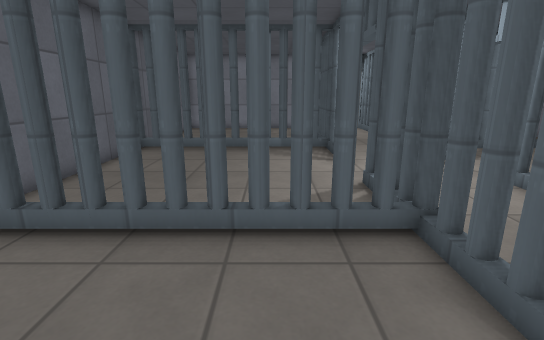
View 1 (above)

17 first-person views from a walk through a level from a Godot 3-D game. The camera is 1.3 m above the floor, tilts 14° down and sees 85° across. The floor is counted in squares, 0.5 m on a side. Each view is taken from the middle of a square. On the plan, view 1 faces up. The plan holds only what a view shows up to about 19 squares ahead; the rest is blank. Characters and animated objects are left out. Surface patterns are stand-ins for the level's own textures.

View 2
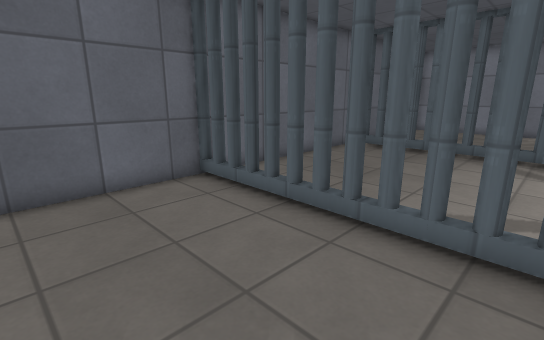

View 3
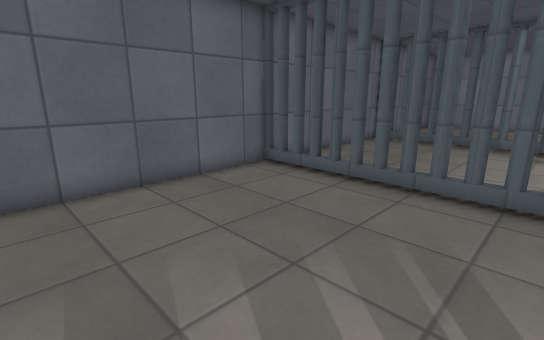

View 4
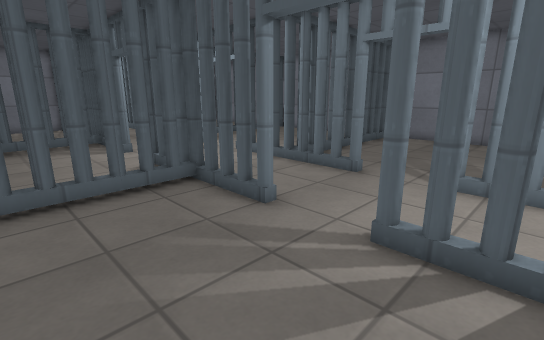

View 5
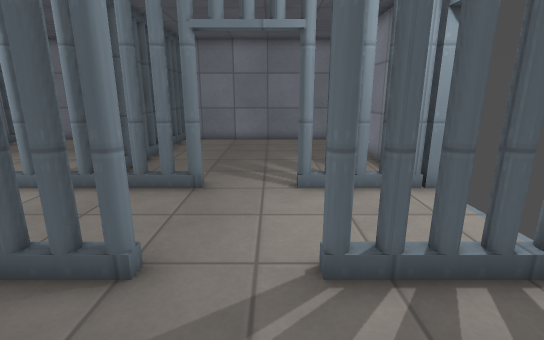

View 6
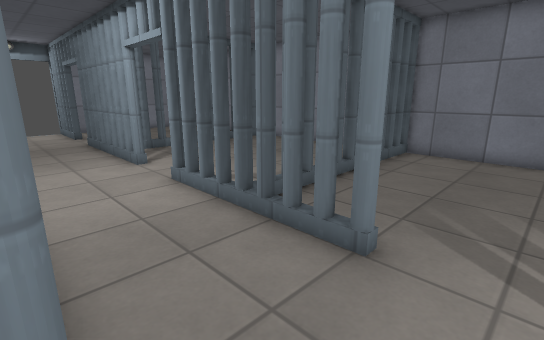

View 7
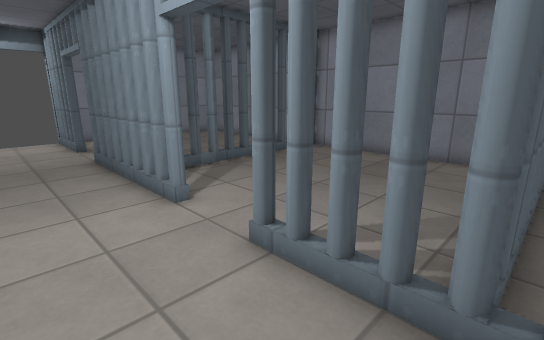

View 8
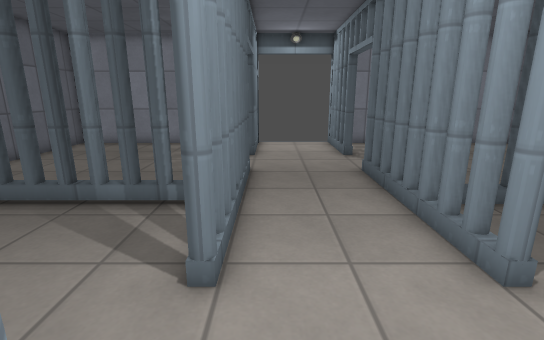

View 9
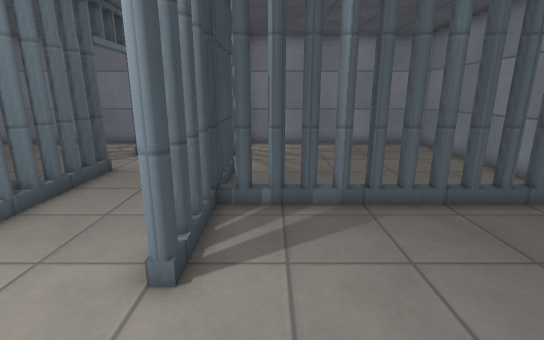

View 10
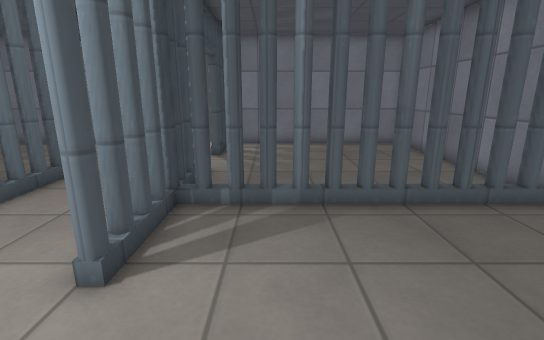

View 11
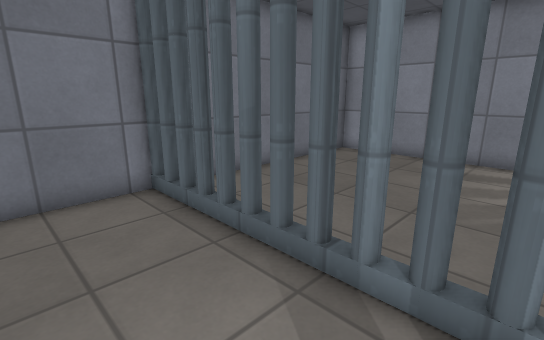

View 12
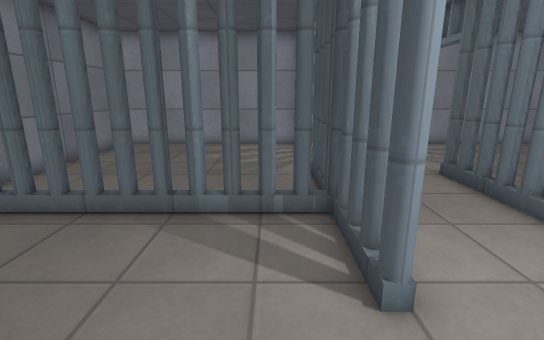

View 13
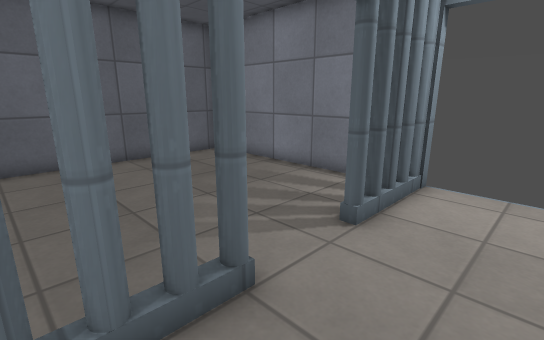

View 14
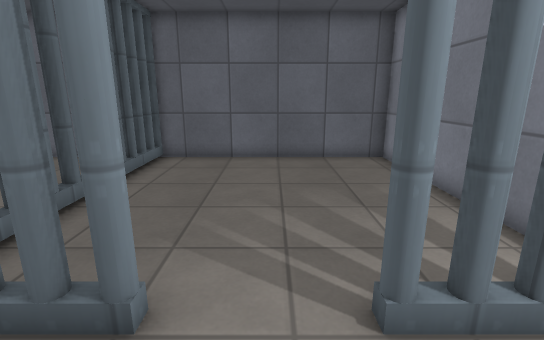

View 15
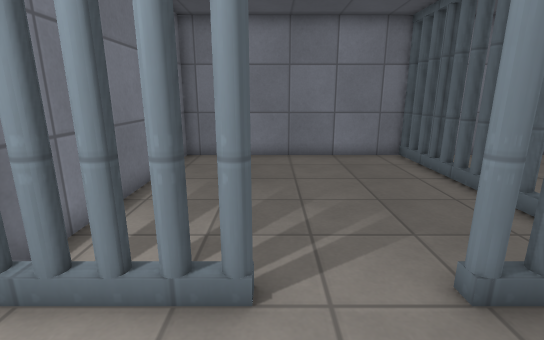

View 16
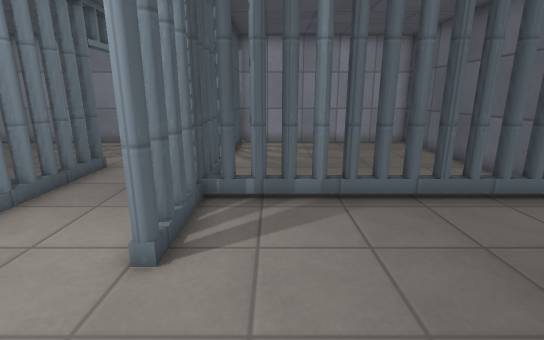

View 17
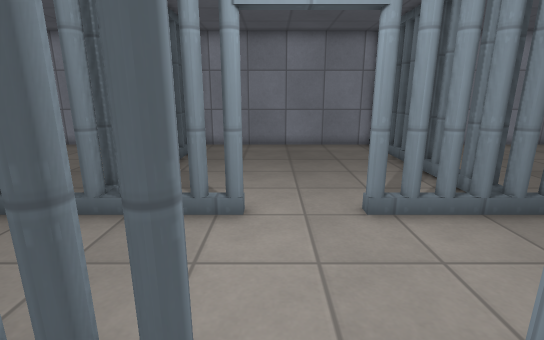

### Floor plan
Points are (right, up) in squares from view 1. A wall is a line through its corners. A room is listed if a view was taken in it or the views show most of it. See-through windows are left out.
Room 1 (views 1, 2, 3, 4, 5)
walls: (-6.7, 5.3) (-6.7, -4.5) (2.9, -4.5)
low walls: (2.8, 2.5) (2.8, 6.5); (3.3, 5.3) (-6.7, 5.3); (2.8, -4) (2.8, -0.7)
ways out: opening at (3, 1) to room 2
Room 2 (views 6, 7, 8, 13, 14, 15)
walls: (7.3, 21.3) (7.3, 25.3); (7.3, -4.9) (7.3, -4); (3.2, 25.4) (3.2, 23.5)
low walls: (7.7, 11.6) (7.3, 11.6) (7.3, 15.4); (3.2, 6.1) (3.2, 3.6); (7.3, 15.5) (7.3, 16.4); (3.2, 3.5) (3.2, 2.5); (7.3, 16.5) (7.3, 18.4) (7.8, 18.4); (7.3, 2) (7.3, 8.8) (7.7, 8.8); (2.8, 18.4) (3.2, 18.4) (3.2, 11.6) (2.8, 11.6); (7.3, -1.9) (7.3, -0.7); (7.3, -3.1) (7.3, -2.4); (3.2, 23.4) (3.2, 21.5)
ways out: opening at (3, 1) to room 1; opening at (7.5, 10.5) to room 3; opening at (3, 10) to room 4; opening at (3, 20) to room 5; opening at (7.5, 19.5) to room 6; opening at (7.5, 0.5) to room 7
Room 3 (views 9, 10, 11, 12)
walls: (17.3, 5.6) (17.3, 15)
low walls: (7.7, 8.8) (7.7, 7.6); (7.7, 14.4) (7.7, 11.6); (7.7, 7.5) (7.7, 6.6); (16.6, 14.8) (7.3, 14.8); (7.3, 5.6) (17.3, 5.6)
ways out: opening at (7.5, 10.5) to room 2; gap at (12.5, 15) to room 6
Room 4 (views 16, 17)
walls: (-6.7, 14.8) (-6.7, 5.8)
low walls: (-4.7, 14.8) (-6.7, 14.8); (2.8, 7.6) (2.8, 8.5); (3.3, 14.8) (-4.5, 14.8); (-6.1, 5.6) (3.3, 5.6)
ways out: opening at (3, 10) to room 2; gap at (-2, 15) to room 5
Room 5 (no view inside)
walls: (1.2, 24.9) (-6.7, 24.9) (-6.7, 15.1)
low walls: (-1.2, 15.3) (-0.1, 15.3); (-4.4, 15.3) (-3.2, 15.3); (-5.4, 15.3) (-4.5, 15.3)
ways out: opening at (3, 20) to room 2; gap at (-2, 15) to room 4
Room 6 (no view inside)
walls: (17.3, 15.1) (17.3, 24.9) (7.8, 24.9)
ways out: opening at (7.5, 19.5) to room 2; gap at (12.5, 15) to room 3
Room 7 (no view inside)
walls: (7.1, -4.5) (17.3, -4.5) (17.3, 5.4)
low walls: (12.4, 5.3) (11.3, 5.3); (10.4, 5.3) (9.5, 5.3); (9.4, 5.3) (7.3, 5.3); (16, 5.3) (14.5, 5.3)
ways out: opening at (7.5, 0.5) to room 2

Positions as (right, up) in squares from view 1, and headings:
1: (0, 0), facing up
2: (2, 0), facing up-left
3: (2, -3), facing up-left
4: (-2, -3), facing up-right
5: (-1, 0), facing right
6: (3, 0), facing up-right
7: (4, 5), facing up-right
8: (4, 8), facing up
9: (9, 8), facing up
10: (10, 8), facing up
11: (9, 9), facing down-right
12: (9, 12), facing down
13: (6, 16), facing up-left
14: (6, 20), facing left
15: (4, 21), facing right
16: (1, 13), facing down
17: (1, 11), facing right
